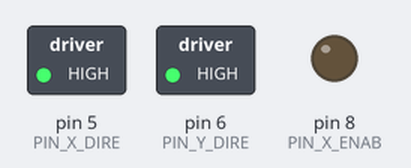
A sketch run on a simulated Arduino Uno, built with avr-gcc and run on an emulated ATmega328P. Parts: switched loads named in the sketch (green lamp = pin HIGH), output pins drawn as LEDs (lit = HIGH). Pins used as bus, display or sensor lines are not drawn.

Above: at 8.8 s.
At 19.6 s:
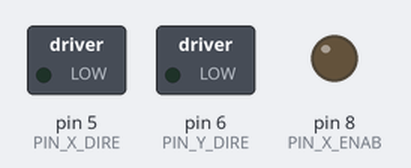
Timing chart, 0 to 29.1 s (numbered marks = the images above):
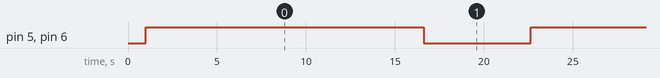

Measured:
- by itself, pin 5 (PIN_X_DIRE), pin 6 (PIN_Y_DIRE): alternates HIGH for 15.6 s and LOW for 6.0 s

The sketch:

test_cnc_shield.ino
```cpp
#define PIN_X_STEP 2    // Define el Pin de STEP para Motor de eje X
#define PIN_X_DIRE 5    // Define el Pin de DIR  para Motor de eje X
#define PIN_X_ENAB 8    // Define el Pin de ENABLE  para Motor de eje X
#define X_STEPS_MAX_VALUE 48000

#define PIN_Y_STEP 3
#define PIN_Y_DIRE 6
#define PIN_Y_ENAB 8
#define X_STEPS_MAX_VALUE 48000

#define PIN_Z_STEP 4
#define PIN_Z_DIRE 7
#define PIN_Z_ENAB 8

void oneStep(int pin, int usdelay)
{
   digitalWrite(pin, HIGH);
   delayMicroseconds(usdelay);
   digitalWrite(pin, LOW);
   delayMicroseconds(usdelay);
}

void setup() {
   // Marcar los pines como salida
   delay(1000);

   pinMode(PIN_X_DIRE, OUTPUT);
   pinMode(PIN_Y_DIRE, OUTPUT);
   pinMode(PIN_X_STEP, OUTPUT);
   pinMode(PIN_Y_STEP, OUTPUT);
   pinMode(PIN_X_ENAB, OUTPUT);
   pinMode(PIN_Y_ENAB, OUTPUT);

   digitalWrite(PIN_X_ENAB, LOW);
   digitalWrite(PIN_Y_ENAB, LOW);
}


void loop() {

  const long steps = X_STEPS_MAX_VALUE / 4;

  int stepDelay;

   digitalWrite(PIN_X_DIRE, HIGH);
   digitalWrite(PIN_Y_DIRE, HIGH);
   stepDelay = 300;
   for (long x = 0; x < steps * 1; x++) {
      oneStep(PIN_X_STEP, stepDelay);
      oneStep(PIN_Y_STEP, stepDelay);
   }

   delay(1000);

   digitalWrite(PIN_X_DIRE, LOW);
   digitalWrite(PIN_Y_DIRE, LOW);
   stepDelay = 100;
   for (long x = 0; x < steps * 1; x++) {
      oneStep(PIN_X_STEP, stepDelay);
      oneStep(PIN_Y_STEP, stepDelay);
   }
   delay(1000);

}
```
